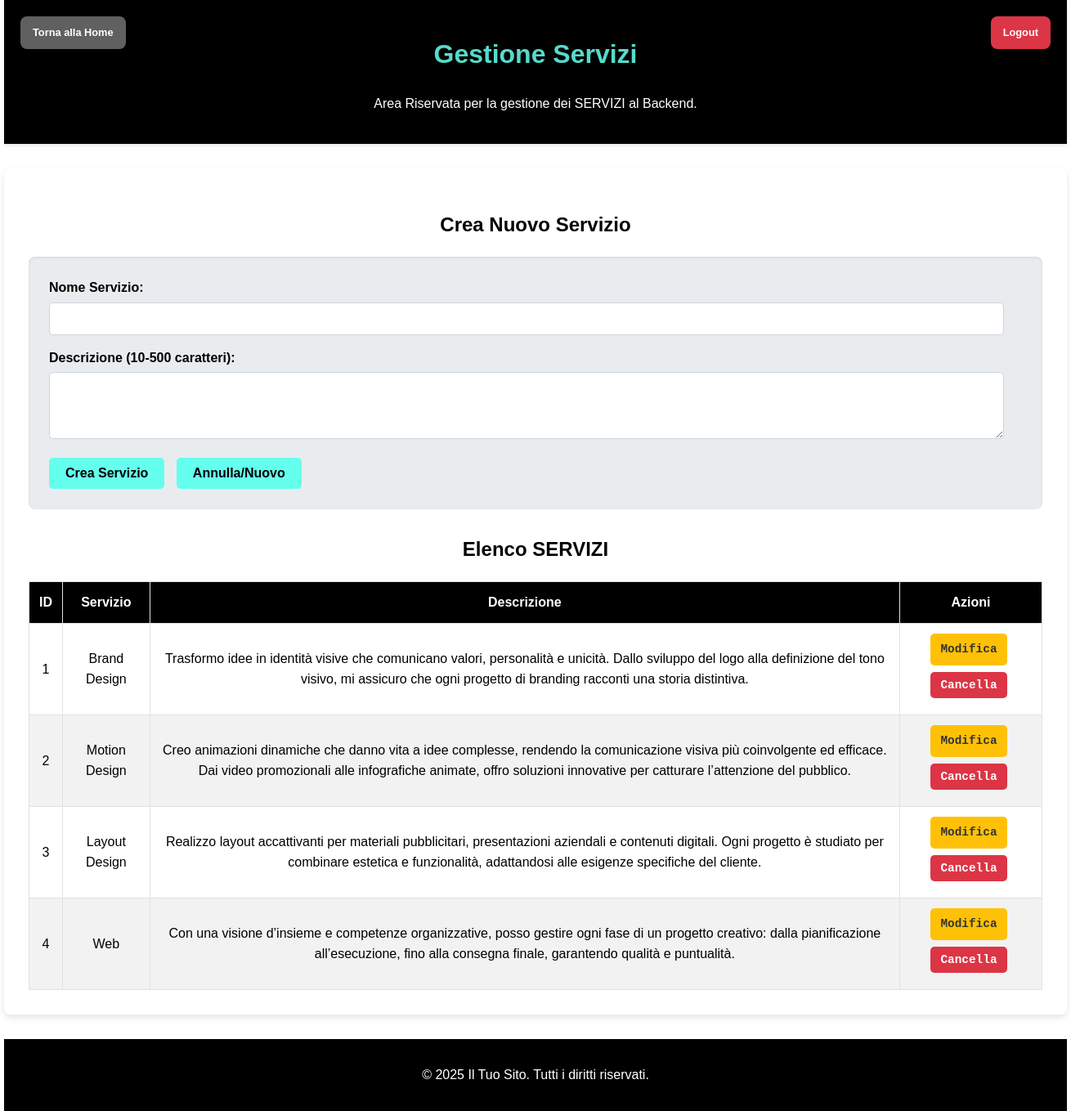
The app's page /backend/gestione_servizi.php (signed in) with its own data.
### tables this page shows
CREATE TABLE `servizi` (
  `id` int(11) NOT NULL AUTO_INCREMENT,
  `title` varchar(255) NOT NULL,
  `description` text DEFAULT NULL,
  PRIMARY KEY (`id`)
);

### backend/gestione_servizi.php (the view, shortened to what this page needs)
<?php
require 'includes/db_backend.php';
$edit_servizio = null;
$stmt = $pdo->query("SELECT id, title, description FROM servizi ORDER BY id ASC");
$titles = $stmt->fetchAll(PDO::FETCH_ASSOC);
?>
<!DOCTYPE html>
<html lang="it">
<head>
    <link rel="stylesheet" href="css/gestione_unificata.min.css">
</head>
<body onload="resetForm()"> <header>
        <h1>Gestione Servizi</h1>
        <p>Area Riservata per la gestione dei SERVIZI al Backend.</p>
        <a href="index_FE.php" class="back-link">Torna alla Home</a>
        <a href="logout.php" class="logout-button">Logout</a>
    </header>
    <div class="container">
        <h2 id="form_title">Crea Nuovo Servizio</h2>
        <div class="user-form">
            <form method="POST" action="gestione_servizi.php" onsubmit="return validateServiceForm()"> <input type="hidden" name="action" id="form_action" value="create_servizio">
                <div class="form-group">
                    <label for="title">Nome Servizio:</label>
                    <input type="text" id="title" name="title" value="<?php echo htmlspecialchars($edit_servizio['title'] ?? ''); ?>" required>
                </div>
                <div class="form-group">
                    <label for="description">Descrizione (10-500 caratteri):</label>
                    <textarea id="description" name="description" rows="4"></textarea>
                </div>
                <button type="submit" id="form_submit_button">Crea Servizio</button>
                <button type="reset" onclick="resetForm()">Annulla/Nuovo</button>
            </form>
        </div>
        <h2>Elenco SERVIZI</h2>
        <?php if (count($titles) > 0): ?>
            <table class="user-table">
                <thead>
                    <tr>
                        <th>ID</th>
                        <th>Servizio</th>
                        <th>Descrizione</th>
                        <th>Azioni</th>
                    </tr>
                </thead>
                <tbody>
                    <?php foreach ($titles as $title): ?>
                        <tr>
                            <td><?php echo htmlspecialchars($title['id']); ?></td>
                            <td><?php echo htmlspecialchars($title['title']); ?></td>
                            <td><?php echo htmlspecialchars($title['description']); ?></td>
                            <td class="action-buttons">
                                <a href="javascript:void(0);" onclick="populateEditForm(<?php echo $title['id']; ?>, '<?php echo htmlspecialchars(addslashes($title['title'])); ?>', '<?php echo htmlspecialchars(addslashes($title['description'])); ?>')" class="edit-btn">Modifica</a>
                                <form method="POST" style="display:inline;" onsubmit="return confirmDelete('<?php echo htmlspecialchars(addslashes($title['title'])); ?>');">
                                    <button type="submit" class="delete-btn">Cancella</button>
                                </form>
                            </td>
                        </tr>
                    <?php endforeach; ?>
                </tbody>
            </table>
        <?php else: ?>
            <p style="text-align: center;">Nessun servizio registrato.</p>
        <?php endif; ?>
    </div>
    <footer>
        <p>&copy; 2025 Il Tuo Sito. Tutti i diritti riservati.</p>
    </footer>
</body>
</html>

### records on screen
servizi: id "1", title "Brand Design", description "Trasformo idee in identità visive che comunicano valori, personalità e unicità. Dallo sviluppo del logo alla definizione del tono visivo, mi assicuro che ogni progetto di branding racconti una storia distintiva."
servizi: id "2", title "Motion Design", description "Creo animazioni dinamiche che danno vita a idee complesse, rendendo la comunicazione visiva più coinvolgente ed efficace. Dai video promozionali alle infografiche animate, offro soluzioni innovative per catturare l’attenzione del pubblico."
servizi: id "3", title "Layout Design", description "Realizzo layout accattivanti per materiali pubblicitari, presentazioni aziendali e contenuti digitali. Ogni progetto è studiato per combinare estetica e funzionalità, adattandosi alle esigenze specifiche del cliente."
servizi: id "4", title "Web", description "Con una visione d’insieme e competenze organizzative, posso gestire ogni fase di un progetto creativo: dalla pianificazione all’esecuzione, fino alla consegna finale, garantendo qualità e puntualità."
